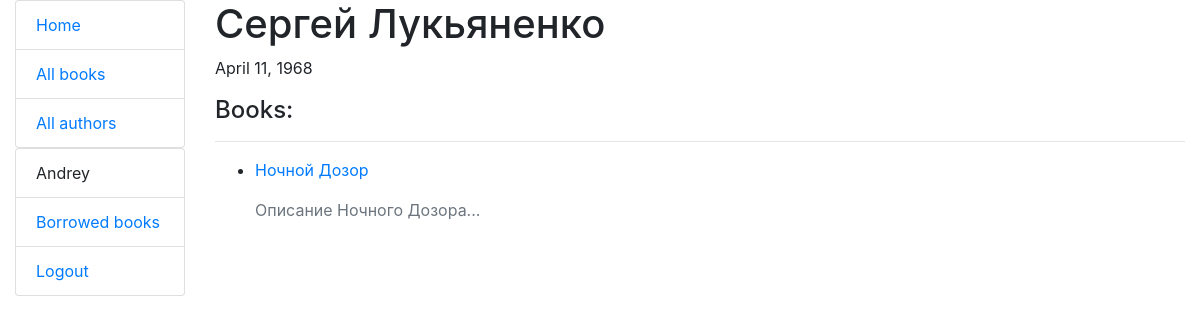
/catalog/authors/1 (signed in), run on the app's committed database.
### catalog/models.py (models this page shows, shortened)
class Author(models.Model):
    first_name = models.CharField(max_length=50)
    last_name = models.CharField(max_length=50)
    date_of_birth = models.DateField(null=True, blank=True)
    date_of_death = models.DateField('Died', null=True, blank=True)
    def __str__(self):
        return '%s %s' % (self.first_name, self.last_name)

class Book(models.Model):
    title = models.CharField(max_length=80, help_text="Enter a book name here")
    author = models.ForeignKey('Author', on_delete=models.SET_NULL, null=True)
    language = models.ForeignKey('Language', on_delete=models.SET_NULL, null=True)
    summary = models.TextField(max_length=1000, help_text="Enter a description of the book")
    isbn = models.CharField('ISBN', max_length=13,
                            help_text='13 Character <a href="https://www.isbn-international.org/content/what-isbn">ISBN number</a>')
    genre = models.ManyToManyField(Genre, help_text="Select a genre for this book")
    def __str__(self):
        return self.title
    def get_absolute_url(self):
        return reverse('book-detail', args=[str(self.id)])

### catalog/views.py (the view)
# urls.py: path('authors/<pk>', views.AuthorDetailView.as_view(), name='author-detail'),
class AuthorDetailView(LoginRequiredMixin, DetailView):
    model = Author
    context_object_name = 'author'
    template_name = 'authors/author_detail.html'

### templates/authors/author_detail.html (shortened to what this page needs)
{% extends 'basic.html' %}
{% block content %}
    <h1>{{ author }}</h1>
    <p>{{ author.date_of_birth }}{% if author.date_of_death %} - {{ author.date_of_death }}{% endif %}</p>
    {% if author.book_set.all %}
        <h4>Books:</h4>
        <hr>
        <ul>
            {% for book in author.book_set.all %}
                <li>
                    <p class="text text-info"><a href="{{ book.get_absolute_url }}">{{ book }}</a></p>
                    <p class="text text-muted">{{ book.summary }}</p>
                </li>
            {% endfor %}
        </ul>
    {% else %}
        <p class="text text-muted">There is no books by this author</p>
    {% endif %}
{% endblock %}

### templates/basic.html (shortened to what this page needs)
<!DOCTYPE html>
<html lang="en">
<head>
    <link rel="stylesheet" href="https://maxcdn.bootstrapcdn.com/bootstrap/4.0.0/css/bootstrap.min.css">
    {% load static %}
    <link rel="stylesheet" href="{% static "css/styles.css" %}">
</head>
<body>
    <div class="container-fluid">
        <div class="row">
            <div class="col-sm-2">
                {% block sidebar %}
                    <ul class="list-group">
                        <li class="list-group-item list-group-item-action"><a href="{% url 'index' %}">Home</a></li>
                        <li class="list-group-item list-group-item-action"><a href="{% url 'books' %}">All books</a></li>
                        <li class="list-group-item list-group-item-action"><a href="{% url 'authors' %}">All authors</a></li>
                    </ul>
                    <ul class="list-group">
                        {% if user.is_authenticated %}
                            <li class="list-group-item">{{ user.first_name }}</li>
                            <li class="list-group-item list-group-item-action"><a href="{% url 'borrowed-books' %}">
                                {% if perms.catalog.librarian %}
                                    Borrowed books
                                {% else %}
                                    My borrowed
                                {% endif %}
                            </a></li>
                            <li class="list-group-item list-group-item-action"><a href="{% url 'logout'%}?next={{ request.path }}">Logout</a></li>
                        {% else %}
                            <li class="list-group-item list-group-item-action"><a href="{% url 'login'%}?next={{ request.path }}">Login</a></li>
                        {% endif %}
                    </ul>
                {% endblock %}
            </div>
            <div class="col-sm-10 ">
                {% block content %}{% endblock %}
            </div>
        </div>
    </div>
</body>
</html>

### data on the page
Author: first_name+last_name "Сергей Лукьяненко", date_of_birth "April 11, 1968"
Book: title "Ночной Дозор", summary "Описание Ночного Дозора..."

### other printed values
{{ user.first_name }} "Andrey"
